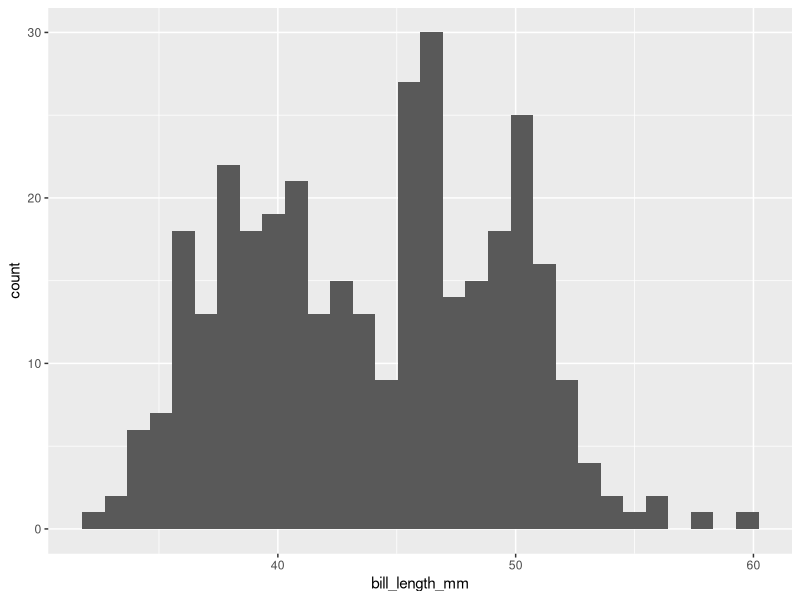
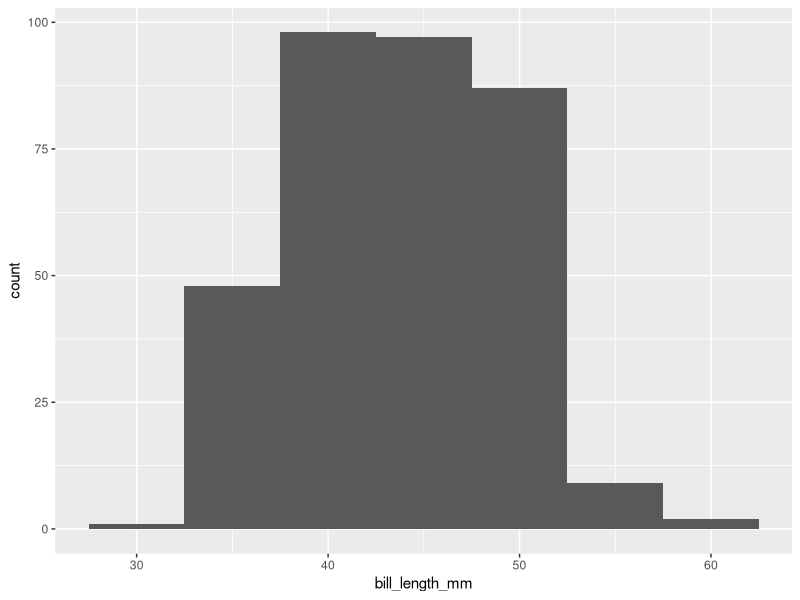
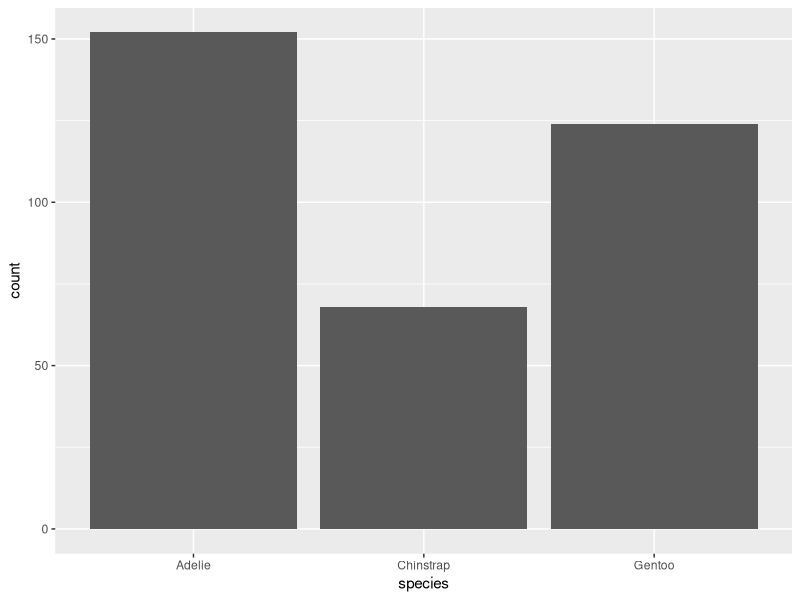
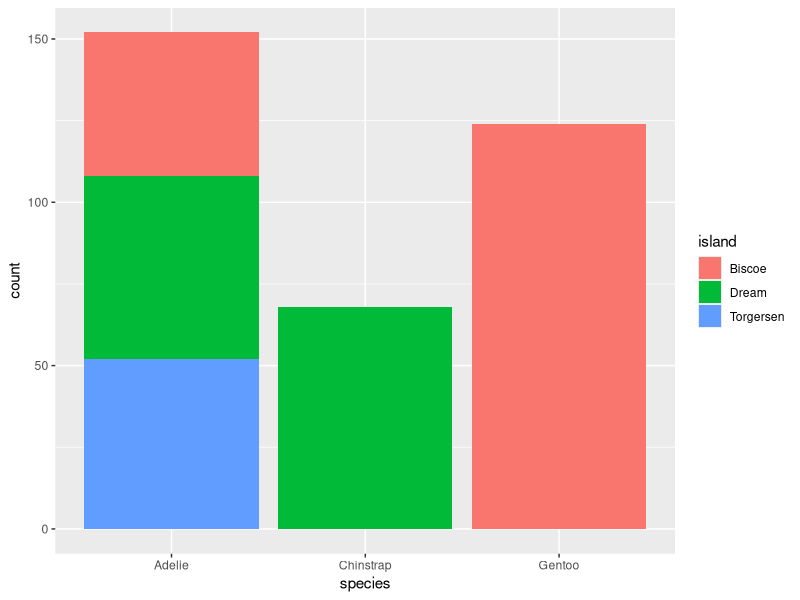
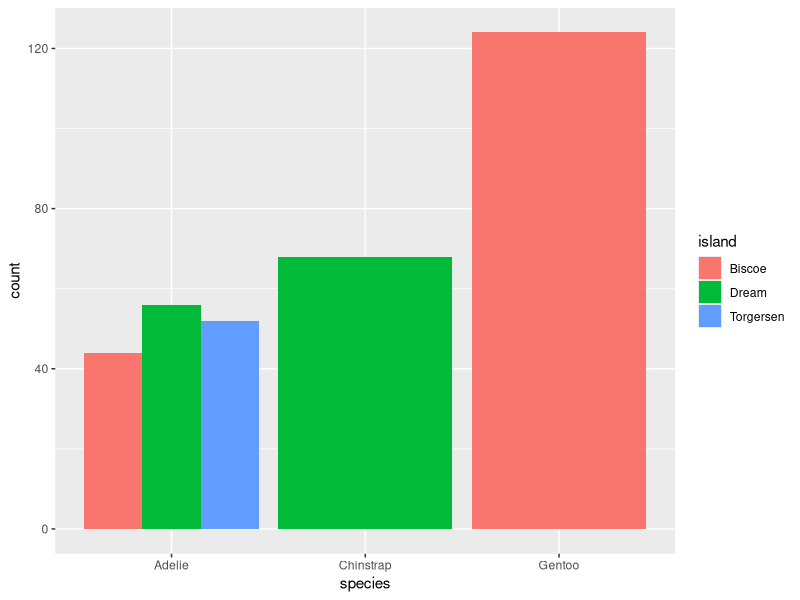
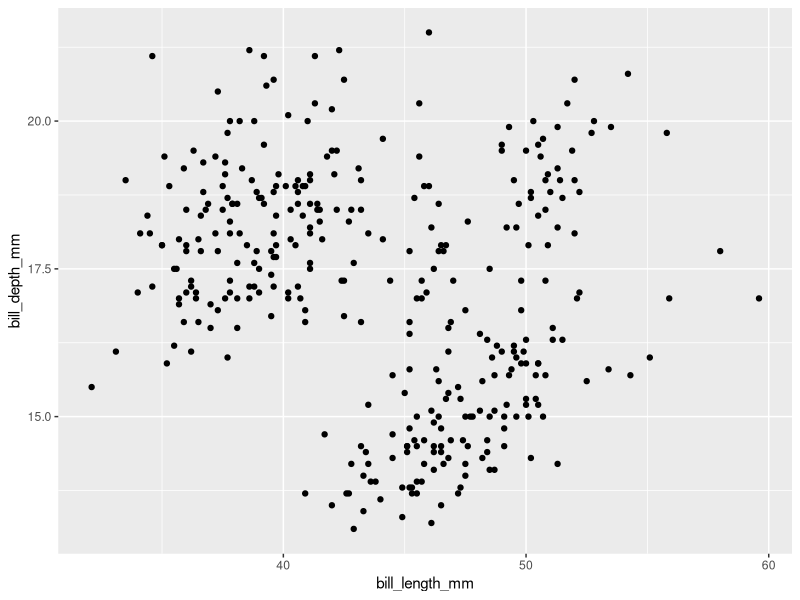
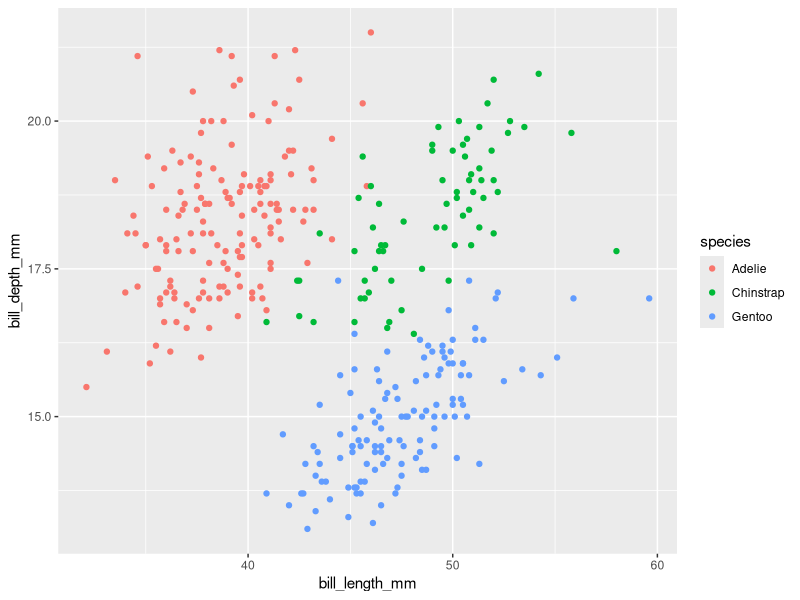
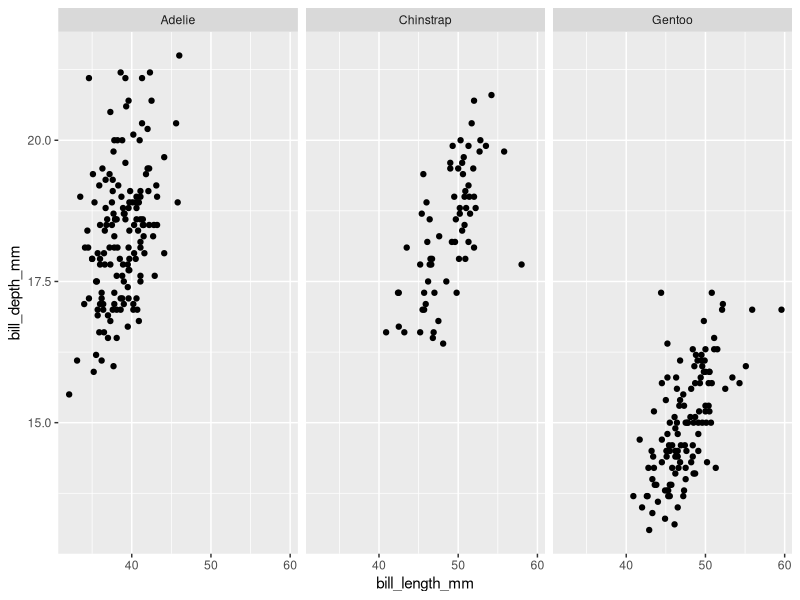

Write the R code that produced these figures, in order.
## ---- chunk 1
library(tidyverse)
library(palmerpenguins)
## ---- chunk 2
ggplot(penguins) + aes(x = bill_length_mm) + geom_histogram()
## ---- chunk 3
ggplot(penguins) + aes(x = bill_length_mm) + geom_histogram(binwidth = 5) 
## ---- chunk 4
ggplot(penguins) + aes(x = species) + geom_bar()
## ---- chunk 5
ggplot(penguins) + aes(x = species, fill = island) + geom_bar()
## ---- chunk 6
ggplot(penguins) + aes(x = species, fill = island) + geom_bar(position="dodge")
## ---- chunk 7
ggplot(penguins) + aes(x = bill_length_mm, y = bill_depth_mm) + geom_point()
## ---- chunk 8
ggplot(penguins) + aes(x = bill_length_mm, y = bill_depth_mm, color = species) + geom_point()
## ---- chunk 9
ggplot(penguins) + aes(x = bill_length_mm, y = bill_depth_mm) + geom_point() + facet_wrap(~species)
## ---- chunk 10
ggplot(penguins) + aes(x = species, y = bill_depth_mm) + geom_boxplot()
## ---- chunk 11
ggplot(penguins) + aes(x = species, y = bill_depth_mm, fill = island) + geom_boxplot()
## ---- chunk 12
ggplot(data = penguins) + geom_point(mapping = aes(x = bill_length_mm, y = bill_depth_mm, color = species)) + labs(x = "Bill Length", y = "Bill Depth", title = "Comparison of penguin bill length and bill depth across species") + scale_x_continuous(limits = c(30, 60)) + theme_bw()
